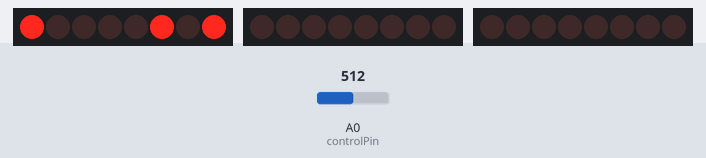
The sketch below on a simulated Arduino Uno, built with avr-gcc and run on an emulated ATmega328P. On the bench: 3 × 8 shift-register outputs drawn as a row of LEDs (first output left, lit = HIGH). Wiring (inferred from the names in the program): 3 × shift register (74HC595): data pin 10, shift clock pin 11, latch pin 12 / data pin 3, shift clock pin 4 / data pin 9, shift clock pin 6. Wiring (inferred from the signals the program sends): 3 × row of LEDs: on Q0, Q1, Q2, Q3, Q4, Q5, Q6, Q7 / on Q0, Q1, Q2, Q3, Q4, Q5, Q6, Q7 / on Q0, Q1, Q2, Q3, Q4, Q5, Q6, Q7. The inputs (shaded band) are chosen by the test bench; at power-on: A0 (controlPin) = 512. Random numbers use the default seed unless the sketch sets one.

Above: at 1.29 s.
1.3 s: A0 (controlPin) set to 486
At 1.71 s:
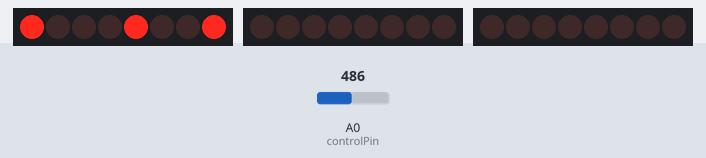
3.1 s: A0 (controlPin) set to 900
At 3.14 s:
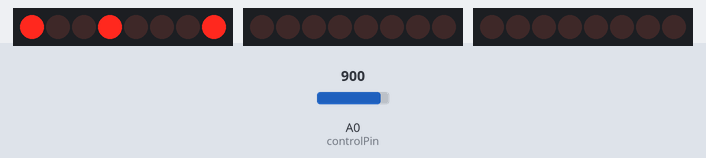
5.8 s: A0 (controlPin) set to 766
8.8 s: A0 (controlPin) set to 738
At 10.01 s:
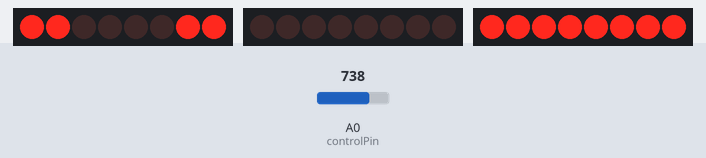
13.3 s: A0 (controlPin) set to 511
Timing chart, 0 to 20.2 s (numbered marks = the images above; inputs shaded):
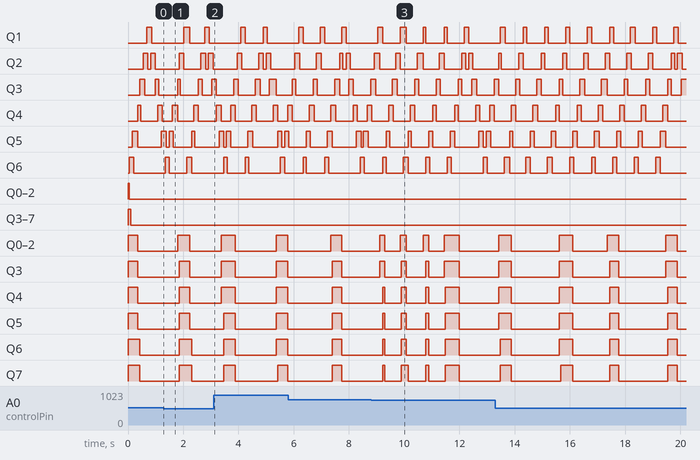

Measured:
- the behaviour switches between 500 and 499 on A0 (controlPin) (found by bisection; images 0 and 1)
- the behaviour switches between 750 and 749 on A0 (controlPin) (found by bisection; images 2 and 3)

The sketch:

PongGame.ino
```cpp
/*  Materials Used
 *   1 Shift Register
 *   1 8x8 LED Matrix
 *   1 Potentiometer
 *
 *  Pins
 *   SER/DS/Serial Data Pin = D10;
 *   SCK/SH_CP/Shift Register Pin = D11;
 *   RCK/ST_CP/Store Register Pin = D12;
 *
 *   Column Pins = D2 - D9;
 *
 *   Potentiometer = A0;
 */

// Shift register pins
const int serPin{ 10 };
const int sckPin{ 11 };
const int rckPin{ 12 };

// Pins for each column
const int colPin[8] = { 2, 3, 4, 5, 6, 7, 8, 9 };

// Potentiometer pin
const int controlPin{ A0 };

// Bytes for each individual row
const byte row[8] = {
  B10000000,
  B01000000,
  B00100000,
  B00010000,
  B00001000,
  B00000100,
  B00000010,
  B00000001
};

// Different states of a bar
const int barState[5][8] = {
  { 1, 1, 1, 1, 0, 0, 0, 0 },
  { 0, 1, 1, 1, 1, 0, 0, 0 },
  { 0, 0, 1, 1, 1, 1, 0, 0 },
  { 0, 0, 0, 1, 1, 1, 1, 0 },
  { 0, 0, 0, 0, 1, 1, 1, 1 }
};

// Position of the ball
int ballRow{ 6 };         // Row of the ball, starts at row 6
int ballCol{ 7 };         // Column of the ball, starts at column 7

// Direction of the ball to go to
int rowDir{ -1 };         // Direction for the row
int colDir{ -1 };         // Direction for the column

// Store the given byte in the store register
void store(byte n);

// Setup for pins
void setup() {
  // Set each shift register pin to output
  pinMode(serPin, OUTPUT);
  pinMode(sckPin, OUTPUT);
  pinMode(rckPin, OUTPUT);

  // Set each column pin to output
  for (int i{ 0 }; i < 8; ++i) {
    pinMode(colPin[i], OUTPUT);
  }

  // Seed used for the random column that the ball will reset to
  randomSeed(analogRead(A1));
}

// Main code
void loop() {
  // Read an analog value from the control pin and map it into a bar state, use it for the player's bar
  int playerBar{ (int)map(analogRead(controlPin), 0, 1000, 0, 4) };
  delay(1);

  // Turn off all rows that are currently on
  store(0);

  // Turn on the columns for the player's bar based on its current state
  for (int i{ 0 }; i < 8; ++i) {
    digitalWrite(colPin[i], !(barState[playerBar][i]));
  }
  delay(1);

  // Turn on the row of the player's bar
  store(row[0]);

  // Current state of the opponent's bar
  static int botBar{ 4 };

  // Destination state of the opponent's bar, the state which the opponent has to go to
  static int destState{ 4 };

  // Time of the last move of the opponent
  static unsigned long prevBotMove{ 0 };

  // Checking which column the ball is in, and changing the destination state of the opponent's bar based on that
  switch (ballCol) {
    case 0:
    case 1:
      destState = 0;
      break;
    case 2:
      destState = 1;
      break;
    case 3:
    case 4:
      destState = 2;
      break;
    case 5:
      destState = 3;
      break;
    case 6:
    case 7:
      destState = 4;
  }

  // If 100 ms has passed since the last move of the opponent, move him closer to the destination state
  if (millis() - prevBotMove > 100) {
    if (botBar < destState) {
      ++botBar;
    }
    else if (botBar > destState) {
      --botBar;
    }

    // Mark the time of the last move of the opponent
    prevBotMove = millis();
  }
  delay(1);

  // Turn off all rows that are currently on
  store(0);

  // Turn on the columns for the opponent's bar based on its bar state
  for (int i{ 0 }; i < 8; ++i) {
    digitalWrite(colPin[i], !barState[botBar][i]);
  }
  delay(1);

  // Turn on the row of the opponent's bar
  store(row[7]);

  // Keep track of the reset validation for the ball
  static bool reset{ false };

  // Keep track of when the ball last moved
  static unsigned long prevBallMove{ 0 };

  // If it has been 125 ms since the last movement of the ball, move it again
  if (millis() - prevBallMove > 125) {
    // If a reset has been made, if so, reset the ball with a random column that's within bounds
    if (reset) {
      ballRow = 6;
      ballCol = random(1, 7);
      rowDir = -1;
      reset = false;
    }

    // Else, do the usual routine
    else {
      // Move the ball based on its direction
      ballRow += rowDir;
      ballCol += colDir;

      // If the ball has reached either of the extreme columns of the matrix, reverse its column direction
      switch (ballCol) {
        case 0:
          colDir = 1;
          break;
        case 7:
          colDir = -1;
      }

      // If the ball is hit by the opponent, reverse its row direction
      if (ballRow == 6 && barState[botBar][ballCol]) {
        rowDir = -1;
      }
      // Else, if the opponent didn't hit the ball, reset it
      else if (ballRow == 6 && !(barState[botBar][ballCol])) {
        reset = true;
      }

      // Else, if the ball hits the player's bar, reverse its row direction
      else if (ballRow == 1 && barState[playerBar][ballCol]) {
        rowDir = 1;
      }
      // Else, if player didn't hit the ball, reset it
      else if (ballRow == 1 && !(barState[playerBar][ballCol])) {
        reset = true;
      }
    }

    // Mark the time of the previous movement of the ball
    prevBallMove = millis();
  }
  delay(1);

  // Turn off all rows that are currently on
  store(0);

  // Turn off all columns that are currently on
  for (int i{ 0 }; i < 8; ++i) {
    digitalWrite(colPin[i], HIGH);
  }

  // Turn on the current column of the ball
  digitalWrite(colPin[ballCol], LOW);
  delay(1);

  // Turn on the current row of the ball
  store(row[ballRow]);
}

// Store the given byte in the store register
void store(byte n) {
  // Complete the previous clock cycle of the RCK
  digitalWrite(rckPin, LOW);

  // Shift the bytes into the shift register
  shiftOut(serPin, sckPin, LSBFIRST, n);

  // Latch the bytes onto the store register and start a clock cycle
  digitalWrite(rckPin, HIGH);
}
```
